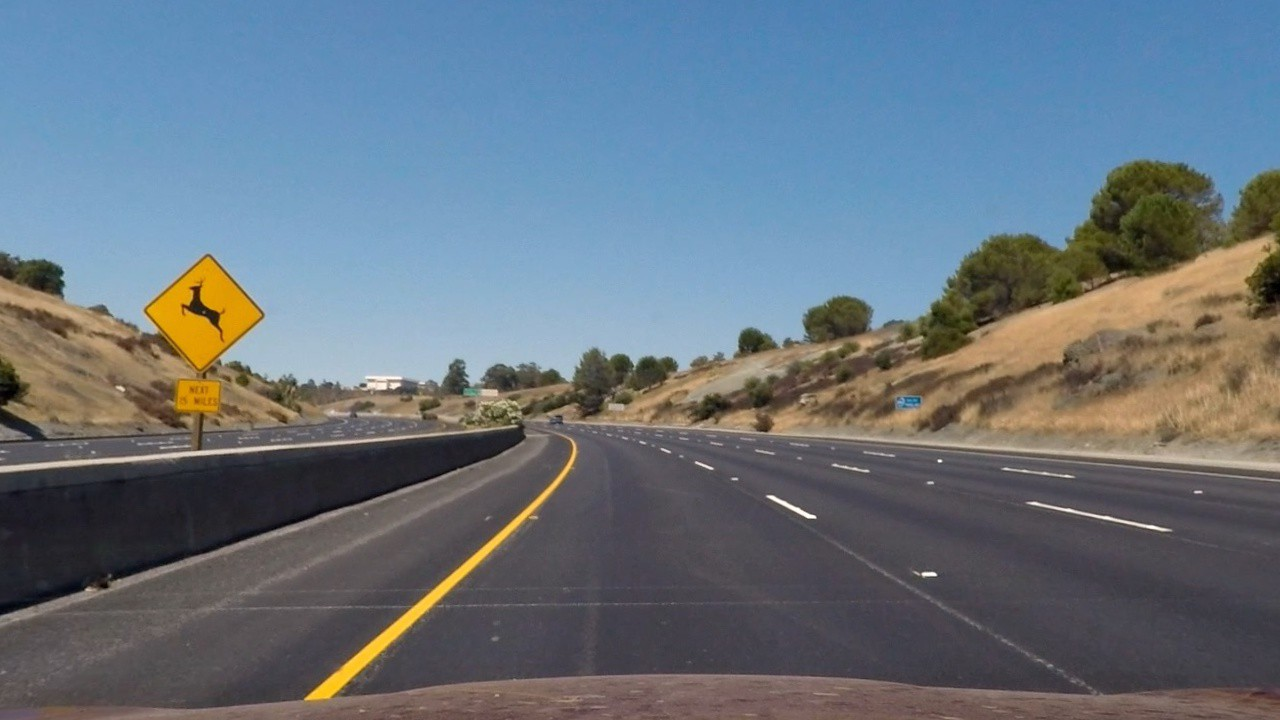
#> input picture testimage7.jpeg, 1280 x 720 px
$ python main.py
#> lines starting #> are read from the running program, lines starting #| are printed output that depends on the picture; after the words box and inside, x2 and y2 are one past the last pixel; in counts of white or black regions, pixels touching at a corner belong together
### lanes.py
import numpy as np
import cv2
import matplotlib.pyplot as plt

def get_canny_edges(image):
  # convert image to grayscale
  gray = cv2.cvtColor(image, cv2.COLOR_RGB2GRAY)

  # apply gaussian blur to reduce noise in the image (using a 5x5 kernal)
  blur = cv2.GaussianBlur(gray, (5, 5), 0)

  # apply canny edge detection using minVal of 50 and maxVal of 150
  canny = cv2.Canny(blur, 50, 150)

  return canny

def colorFilter(img):
    # apply a color filter on the yellows and whites of the lane lines
    hsv = cv2.cvtColor(img,cv2.COLOR_BGR2HSV)
    lowerYellow = np.array([18,94,140])
    upperYellow = np.array([48,255,255])
    lowerWhite = np.array([0, 0, 200])
    upperWhite = np.array([255, 255, 255])
    maskedWhite= cv2.inRange(hsv,lowerWhite,upperWhite)
    maskedYellow = cv2.inRange(hsv, lowerYellow, upperYellow)
    combinedImage = cv2.bitwise_or(maskedWhite,maskedYellow)
    return combinedImage

def thresholding(image):
  # apply the canny edge and the color filter together
  canny = get_canny_edges(image)
  color = colorFilter(image)

  combinedImage = cv2.bitwise_or(color, canny)

  return canny,color,combinedImage

def mask(image,verts=None):
  # mask the image with a set of vertices
  # if no vertices are provided, we use a default mask
  mask = np.zeros_like(image)
  height,width = image.shape

  if verts is None:
    verts = np.array([[[.23*width,.92*height],[.42*width,.6*height],[.58*width,.66*height],[.87*width,.92*height]]],dtype=np.int32)
    print(verts)
  cv2.fillPoly(mask,verts,255)

  masked_image = cv2.bitwise_and(image, mask)
  return masked_image

def perspective_transform(image,verts=None):
  # perform the perspective transform on the image
    height, width = image.shape
    if verts is not None:
      src = np.array(verts,dtype=np.float32)
    else:
      src = np.array([[(width*0.1,height*0.9),
                      (width/2.3,height/1.6),
                      (width/1.7,height/1.6),
                      (width*0.9,height*0.9)]],dtype=np.float32)

    dst = np.array([[(0.25*width,height),
                    (0.25*width,0),
                    (0.75*width,0),
                    (0.75*width,height)]],dtype=np.float32)
    transform_matrix = cv2.getPerspectiveTransform(src,dst)
    top_down_image = cv2.warpPerspective(image, transform_matrix, (width,height), flags = cv2.INTER_LINEAR)
    return top_down_image, transform_matrix

def inverse_perspective(image,verts=None):
  # create the inverse perspective change
    height = image.shape[0]
    width = image.shape[1]

    if verts is not None:
      src = np.array(verts,dtype=np.float32)
    else:
      dst = np.array([[(width*0.1,height*0.9),
                      (width/2.3,height/1.6),
                      (width/1.7,height/1.6),
                      (width*0.9,height*0.9)]],dtype=np.float32)

    src = np.array([[(0.25*width,height),
                    (0.25*width,0),
                    (0.75*width,0),
                    (0.75*width,height)]],dtype=np.float32)
    transform_matrix = cv2.getPerspectiveTransform(src,dst)
    top_down_image = cv2.warpPerspective(image, transform_matrix, (width,height), flags = cv2.INTER_LINEAR)
    return top_down_image, transform_matrix

def get_hist(img): # return the histogram of the warped image based on white pixels in the x axis
    hist = np.sum(img[img.shape[0]//2:,:], axis=0)
    return hist

def sliding_window(image, nwindows=15, margin=50, minpix=1, draw_windows=True):
  # perform the sliding window algorithm
  finalimage = np.dstack((image,image,image)) * 255

  histogram = get_hist(image)
  # find the peaks of the left and right halves indicating where to start sliding window
  midpoint = int(histogram.shape[0]/2)
  leftx_start = np.argmax(histogram[:midpoint])
  rightx_start = np.argmax(histogram[midpoint:]) + midpoint

  # set height of the windows
  window_h = int(image.shape[0] / nwindows)
  nonzero = image.nonzero()
  nonzeroy = np.array(nonzero[0])
  nonzerox = np.array(nonzero[1])

  # current position
  leftx_curr = leftx_start
  rightx_curr = rightx_start

  # lists to store the indices of the pixels
  left_lane_inds = []
  right_lane_inds = []

  for window in range(nwindows):
    # get window boundaries
    win_ylow = image.shape[0] - (window+1) * window_h
    win_yhigh = image.shape[0] - window * window_h
    win_xbotleft = leftx_curr - margin
    win_xtopleft = leftx_curr + margin
    win_xbotright = rightx_curr - margin
    win_xtopright = rightx_curr + margin

    #draw windows
    if draw_windows:
      cv2.rectangle(finalimage, (win_xbotleft,win_ylow), (win_xtopleft,win_yhigh),
                    (100,255,255),1)
      cv2.rectangle(finalimage, (win_xbotright,win_ylow), (win_xtopright,win_yhigh),
                    (100,255,255),1)

    # find the nonzero pixels in the window
    left_inds = ((nonzeroy >= win_ylow) & (nonzeroy < win_yhigh) &
                  (nonzerox >= win_xbotleft) & (nonzerox < win_xtopleft)).nonzero()[0]
    right_inds = ((nonzeroy >= win_ylow) & (nonzeroy < win_yhigh) &
                  (nonzerox >= win_xbotright) & (nonzerox < win_xtopright)).nonzero()[0]

    # add these indices to the lists
    right_lane_inds.append(right_inds)
    left_lane_inds.append(left_inds)

    if len(right_inds) > minpix:
      rightx_curr = int(np.mean(nonzerox[right_inds]))
    if len(left_inds) > minpix:
      leftx_curr = int(np.mean(nonzerox[left_inds]))

  # concatenate the indices together
  left_lane_inds = np.concatenate(left_lane_inds)
  right_lane_inds = np.concatenate(right_lane_inds)

  # get the left and right lane pixels
  leftx = nonzerox[left_lane_inds]
  lefty = nonzeroy[left_lane_inds]
  rightx = nonzerox[right_lane_inds]
  righty = nonzeroy[right_lane_inds]

  # fit a second order polynomial to the left and right
  if leftx.size and rightx.size:

    left_fit = np.polyfit(lefty,leftx,2)
    right_fit = np.polyfit(righty,rightx,2)

    ploty = np.linspace(0, image.shape[0]-1, image.shape[0])
    left_fitx = left_fit[0] * ploty ** 2 + left_fit[1] * ploty + left_fit[2]
    right_fitx = right_fit[0] * ploty ** 2 + right_fit[1] * ploty + right_fit[2]

    finalimage[nonzeroy[left_lane_inds], nonzerox[left_lane_inds]] = [255, 0, 100]
    finalimage[nonzeroy[right_lane_inds], nonzerox[right_lane_inds]] = [0, 100, 255]

    return finalimage,(left_fitx,right_fitx),ploty

def draw_lane(image, left_fit, right_fit):
  # draw the lane on the original image
  ploty = np.linspace(0, image.shape[0] - 1, image.shape[0])
  color_img = np.zeros_like(image)

  # get the points we need to fill
  left = np.array([np.transpose(np.vstack([left_fit, ploty]))])
  right = np.array([np.flipud(np.transpose(np.vstack([right_fit, ploty])))])
  points = np.hstack((left, right))

  cv2.fillPoly(color_img, np.int_(points), (0, 200, 255))

  # put the poly back on the origina; image with the inverse perspective change
  inv_perspective,inv_matrix = inverse_perspective(color_img)
  inv_perspective = cv2.addWeighted(image, 0.5, inv_perspective, 0.7, 0)
  return inv_perspective

### main.py
from lanes import *
import cv2
import numpy as np
import matplotlib.pyplot as plt

imagename = "testimage7.jpeg"
inputimage = cv2.imread(imagename)
#> inputimage is the input picture: shape (720, 1280, 3); mean B, G, R 126.3, 115.7, 103.8

canny,color,combined = thresholding(inputimage)
#> in get_canny_edges, `canny = cv2.Canny(blur, 50, 150)`:
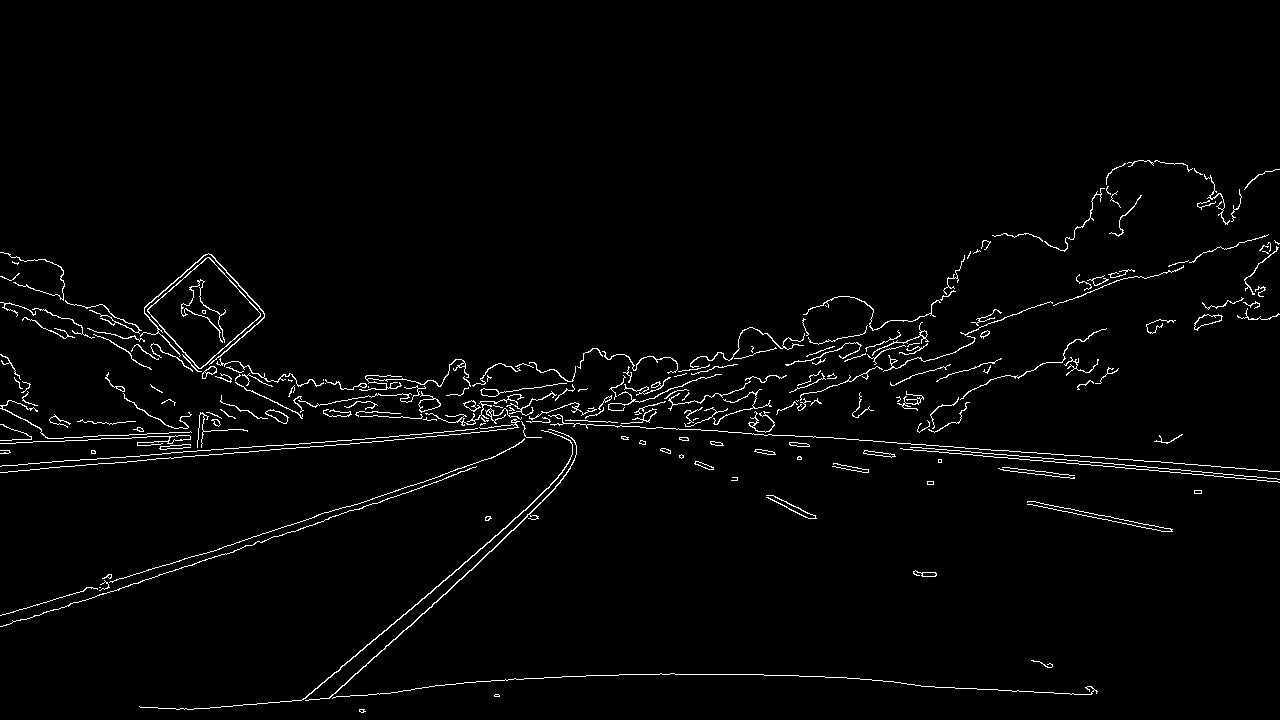
#> canny: shape (720, 1280); 2.1% white in thin lines or dots, all inside (x1, y1, x2, y2) = (0, 160, 1280, 713)
#> in colorFilter, `hsv = cv2.cvtColor(img,cv2.COLOR_BGR2HSV)`: hsv: shape (720, 1280, 3); mean H, S, V 87.7, 78.8, 139.4
#> in colorFilter, `maskedWhite= cv2.inRange(hsv,lowerWhite,upperWhite)`: maskedWhite: shape (720, 1280); 12.3% white; 597 white regions (539 under 20 px), largest, box (x1, y1, x2, y2) and area: (0, 175, 934, 386) 94424, (148, 258, 261, 368) 5620, (997, 241, 1267, 337) 3833
#> in colorFilter, `maskedYellow = cv2.inRange(hsv, lowerYellow, upperYellow)`: maskedYellow: shape (720, 1280); 2.2% white; 427 white regions (358 under 20 px), largest, box (x1, y1, x2, y2) and area: (146, 257, 262, 425) 8483, (304, 447, 578, 704) 4287, (0, 344, 58, 404) 805
#> in colorFilter, `combinedImage = cv2.bitwise_or(maskedWhite,maskedYellow)`: combinedImage: shape (720, 1280); 13.5% white; 985 white regions (868 under 20 px), largest, box (x1, y1, x2, y2) and area: (0, 175, 934, 386) 94424, (145, 257, 262, 425) 8514, (997, 235, 1279, 337) 4665
#> in thresholding, `combinedImage = cv2.bitwise_or(color, canny)`: combinedImage: shape (720, 1280); 15.3% white; 947 white regions (720 under 20 px), largest, box (x1, y1, x2, y2) and area: (0, 175, 934, 448) 105352, (139, 429, 1098, 710) 5429, (960, 234, 1280, 337) 5065

# plt.imshow(combined,cmap='gray')
# plt.show()

verts = np.array([[[552,443],[309,671],[1216,671],[648,443]]],dtype=np.int32) # testimage7
verts2 = np.array([[[338,252],[590,392],[117,392],[293,252]]],dtype=np.int32) # testimage 5
verts3 = np.array([[[87,219],[196,132],[220,132],[376,219]]],dtype=np.int32) # testimage 6
masked = mask(combined,verts=verts)
#> in mask, `cv2.fillPoly(mask,verts,255)`: mask: shape (720, 1280); 12.5% white; 1 white region, box (x1, y1, x2, y2) and area: (309, 443, 1217, 672) 115252
#> in mask, `masked_image = cv2.bitwise_and(image, mask)`: masked_image: shape (720, 1280); 0.45% white; 11 white regions (5 under 20 px), largest, box (x1, y1, x2, y2) and area: (336, 443, 578, 672) 3615, (766, 495, 817, 519) 291, (913, 570, 937, 577) 94, (694, 462, 714, 470) 46, (1031, 660, 1053, 668) 34, (660, 448, 671, 454) 23

# plt.imshow(masked,cmap='gray')
# plt.show()

plt.figure()

topdown,tmatrix = perspective_transform(masked)#,verts=verts)
#> tmatrix = [[-0.38, -1.62, 901.5], [-1.97e-16, -2.21, 994.8], [0, -0.00248, 1]]
img,curves,ploty = sliding_window(topdown,nwindows=10,margin=50,minpix=1,draw_windows=True)
#> in get_hist, `hist = np.sum(img[img.shape[0]//2:,:], axis=0)`: hist = 1280 values, max 80193 at index 467, min 0 at index 0, mean 1601
#> in sliding_window, `histogram = get_hist(image)`: histogram has the same summary as hist in get_hist
#> in sliding_window, `leftx_start = np.argmax(histogram[:midpoint])`: leftx_start = 467
#> in sliding_window, `rightx_start = np.argmax(histogram[midpoint:]) + midpoint`: rightx_start = 844
#> in sliding_window, `nonzero = image.nonzero()`: nonzero = 22085 positions, rows 0 to 719, columns 368 to 904
#> in sliding_window, `leftx_curr = leftx_start`: leftx_curr = 467
#> in sliding_window, `rightx_curr = rightx_start`: rightx_curr = 844
#> the loop in sliding_window, `for window in range(nwindows):` made 10 passes
#> (win_xbotleft, win_xtopleft, win_xbotright, win_xtopright, rightx_curr, leftx_curr) on passes 1 to 10: (417, 517, 794, 894, 887, 473), (423, 523, 837, 937, 891, 471), (421, 521, 841, 941, 854, 467), (417, 517, 804, 904, 842, 463), (413, 513, 792, 892, 838, 457), (407, 507, 788, 888, 804, 448), (398, 498, 754, 854, 767, 437), (387, 487, 717, 817, 751, 422), (372, 472, 701, 801, 714, 407), (357, 457, 664, 764, 678, 388)
#> after the loop in sliding_window, `for window in range(nwindows):`:
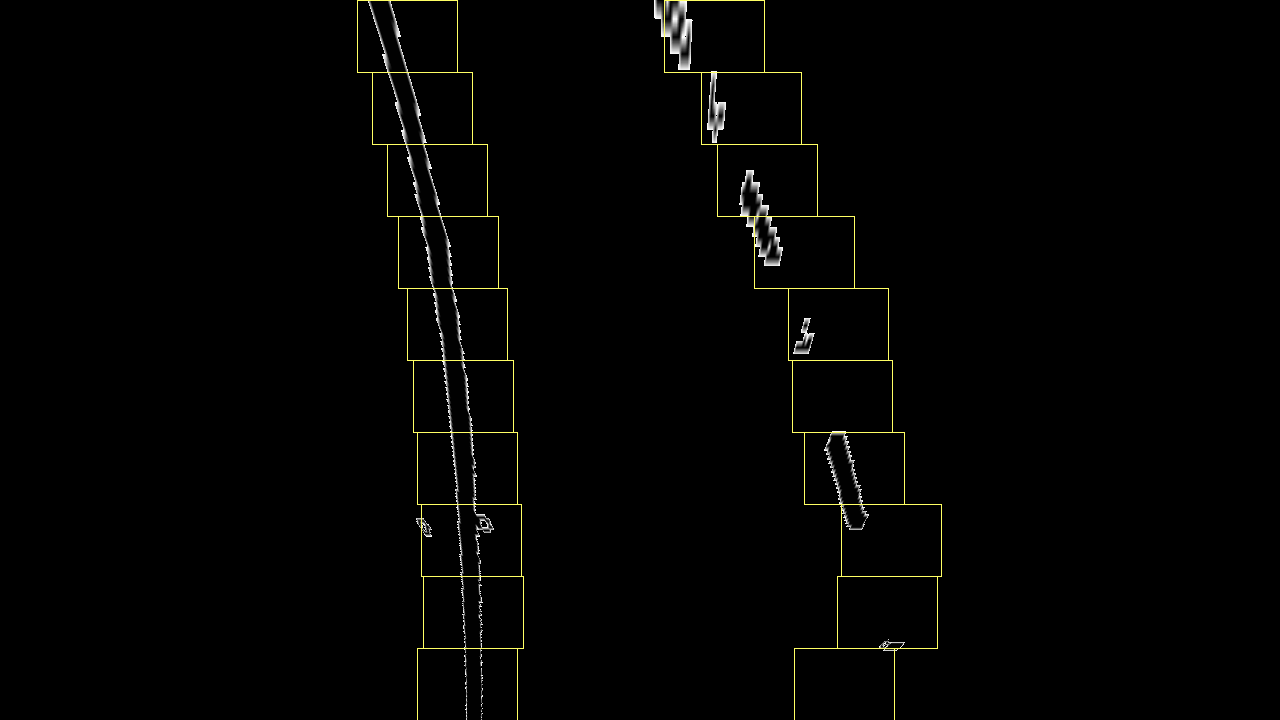
#> finalimage: shape (720, 1280, 3); mean of channels 0, 1, 2 2, 2.9, 2.9; drawn as B, G, R
#> after the loop in sliding_window, `for window in range(nwindows):`: left_lane_inds = 10 items
#> in sliding_window, `left_lane_inds = np.concatenate(left_lane_inds)`: left_lane_inds = 14897 values, max 22084 at index 1194, min 0 at index 13381, mean 11966.1
#> in sliding_window, `right_lane_inds = np.concatenate(right_lane_inds)`: right_lane_inds = 6803 values, max 20938 at index 34, min 32 at index 5316, mean 9370.9
#> in sliding_window, `leftx = nonzerox[left_lane_inds]`: leftx = 14897 values, max 493 at index 3205, min 368 at index 13381, mean 442.9
#> in sliding_window, `lefty = nonzeroy[left_lane_inds]`: lefty = 14897 values, max 719 at index 1179, min 0 at index 13381, mean 350.4
#> in sliding_window, `rightx = nonzerox[right_lane_inds]`: rightx = 6803 values, max 904 at index 63, min 664 at index 5316, mean 770.3
#> in sliding_window, `righty = nonzeroy[right_lane_inds]`: righty = 6803 values, max 650 at index 24, min 0 at index 5316, mean 267.3
#> in sliding_window, `left_fit = np.polyfit(lefty,leftx,2)`: left_fit = [-0.00021, 0.28, 379.4]
#> in sliding_window, `right_fit = np.polyfit(righty,rightx,2)`: right_fit = [-0.000191, 0.468, 665.3]
#> in sliding_window, `left_fitx = left_fit[0] * ploty ** 2 + left_fit[1] * ploty + left_fit[2]`: left_fitx = 720 values, max 472.3 at index 665, min 379.4 at index 0, mean 443.6
#> in sliding_window, `right_fitx = right_fit[0] * ploty ** 2 + right_fit[1] * ploty + right_..`: right_fitx = 720 values from 665.3 to 903.3
#> ploty = 720 values from 0 to 719
final_image = draw_lane(inputimage, curves[0],curves[1])
#> in draw_lane, `left = np.array([np.transpose(np.vstack([left_fit, ploty]))])`: left = 720 pairs, first value 379.4 to 472.3, second value 0 to 719
#> in draw_lane, `right = np.array([np.flipud(np.transpose(np.vstack([right_fit, ploty])..`: right = 720 pairs, first value 665.3 to 903.3, second value 0 to 719
#> in draw_lane, `points = np.hstack((left, right))`: points = 1440 pairs, first value 379.4 to 903.3, second value 0 to 719
#> in draw_lane, `cv2.fillPoly(color_img, np.int_(points), (0, 200, 255))`:
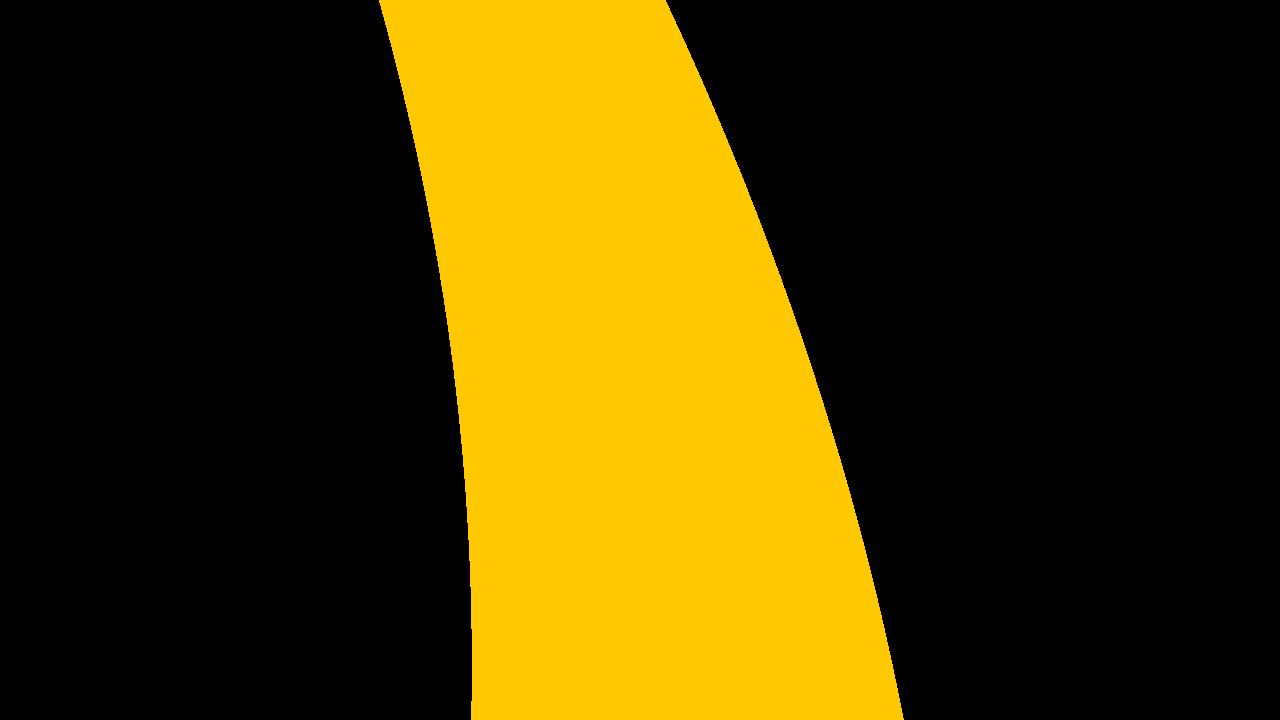
#> color_img: shape (720, 1280, 3); mean of channels 0, 1, 2 0, 56, 71.3; drawn as B, G, R
#> in inverse_perspective, `transform_matrix = cv2.getPerspectiveTransform(src,dst)`: transform_matrix = [[0.307, -0.739, 458.3], [5.92e-17, -0.452, 450], [0, -0.00112, 1]]
#> in draw_lane, `inv_perspective,inv_matrix = inverse_perspective(color_img)`: inv_matrix has the same summary as transform_matrix in inverse_perspective
#> in draw_lane, `inv_perspective = cv2.addWeighted(image, 0.5, inv_perspective, 0.7, 0)`:
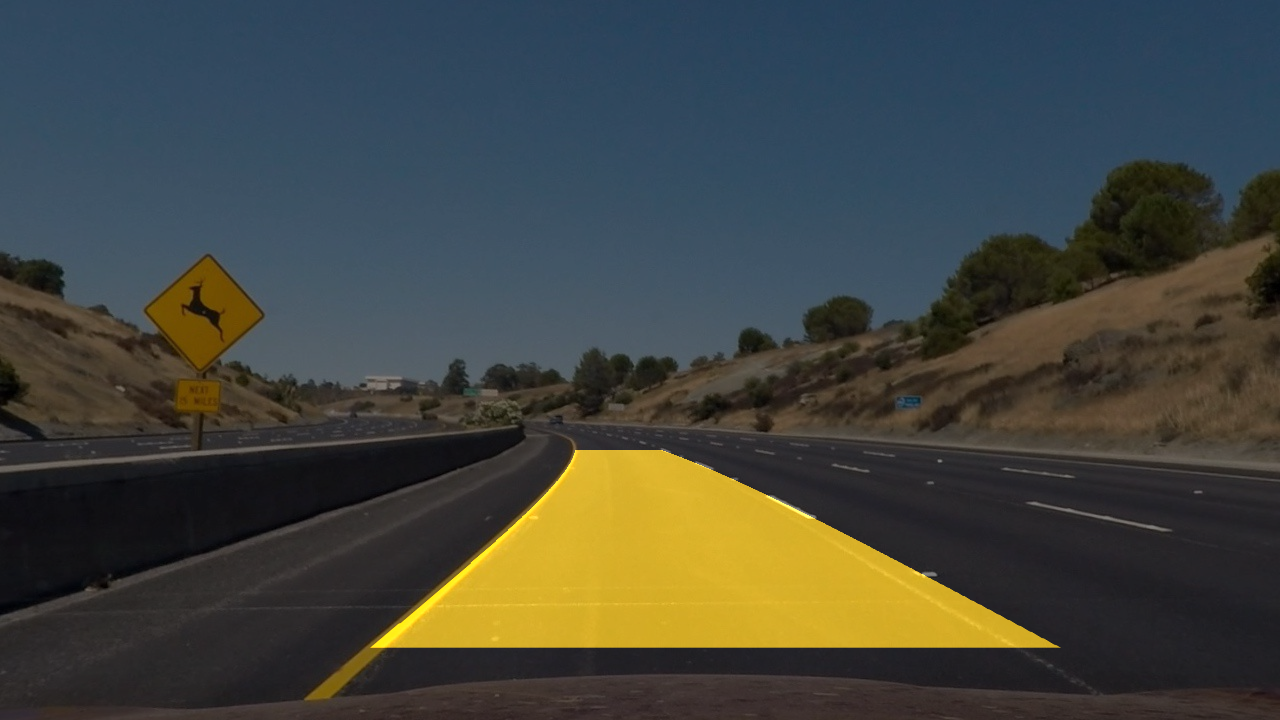
#> inv_perspective: shape (720, 1280, 3); mean B, G, R 63.2, 69.5, 66.7
plt.imshow(cv2.cvtColor(final_image, cv2.COLOR_BGR2RGB))
plt.show()
